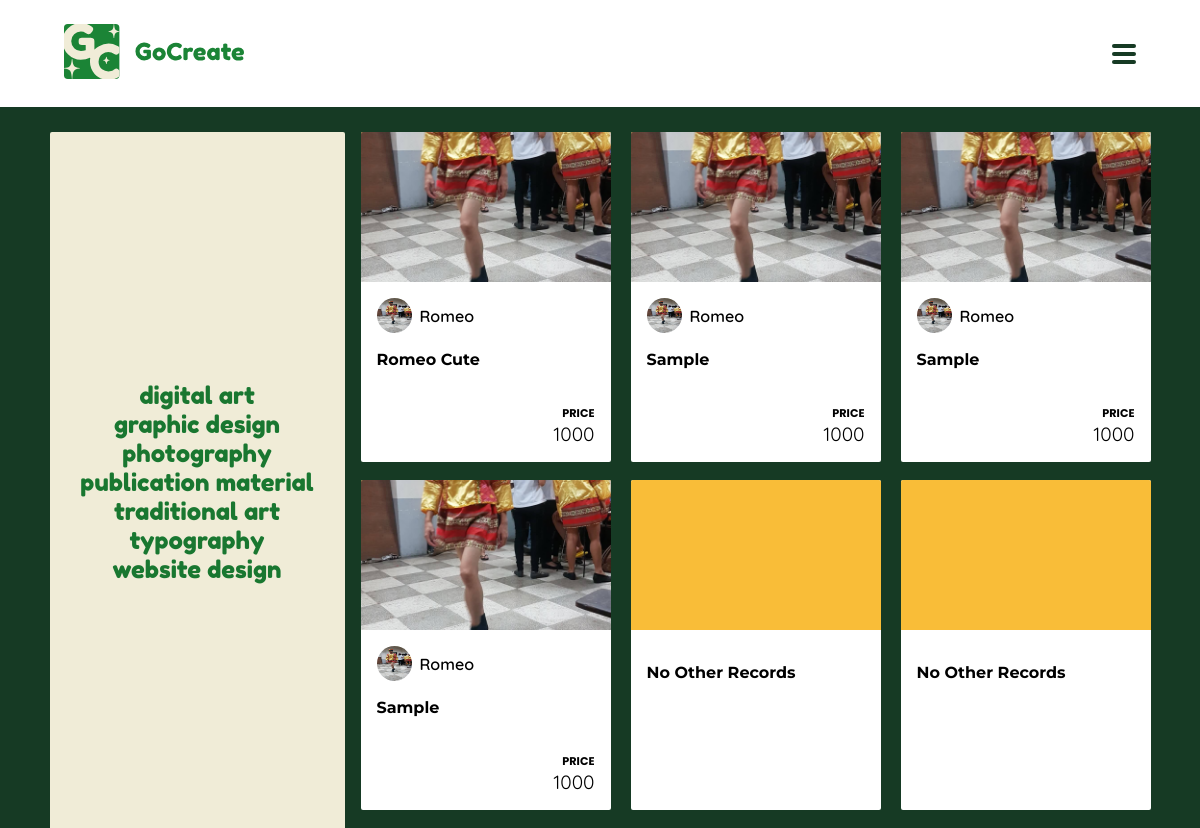
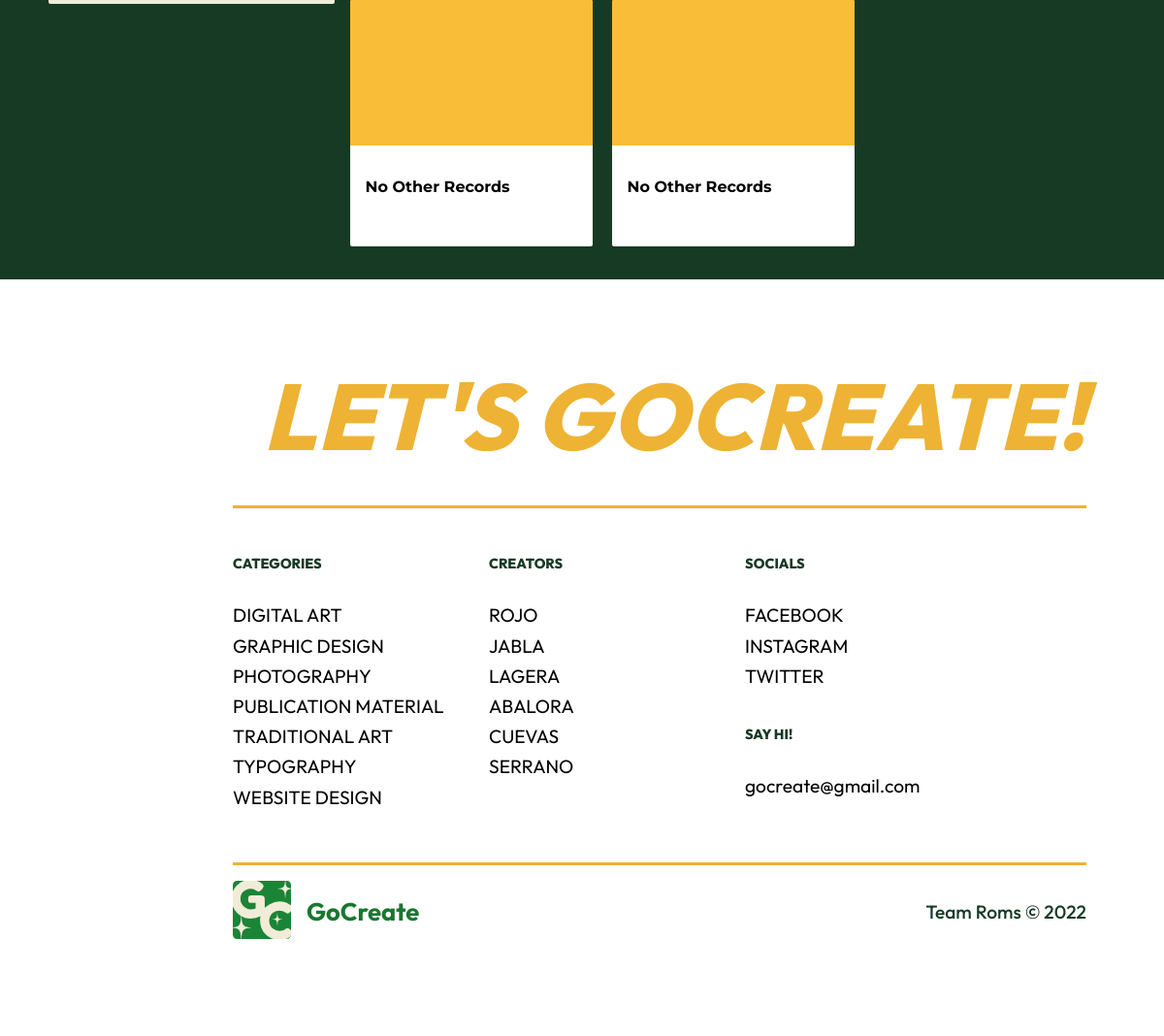
Page /categories/photography (signed in) on the committed database (2 pictures, top to bottom).
### tables this page shows
CREATE TABLE `service` (
  `serviceId` int(11) NOT NULL,
  `userId` varchar(255) NOT NULL,
  `serviceImage` varchar(255) NOT NULL,
  `serviceTitle` varchar(255) NOT NULL,
  `serviceDescrp` varchar(255) NOT NULL,
  `serviceCategory` varchar(255) NOT NULL,
  `servicePrice` varchar(255) NOT NULL,
  `serviceMOD` varchar(255) NOT NULL,
  `serviceTimeFrame` varchar(255) NOT NULL
);

### application/controllers/categories.php (called while the page is built, shortened)
<?php
class Categories extends CI_Controller {
	public function photography($id=null){
		$this->load->model('projectModel');
		$result=$this->projectModel->getProject($id, null, 'Photography');
		for($i=0; $i<count($result); $i++){
			$user=$this->usersModel->getUser($result[$i]['userId']);
			$result[$i]['seller']=$user[0]['usersName'];
			$result[$i]['sellerpic']=$user[0]['profilepic'];
			$result[$i]['selleruid']=$user[0]['usersUid'];
		}
		$output['project']=$result;
		$this->load->view('artscategory/photography', $output);
	}
}

### index.php (called while the page is built, shortened)
<?php
require_once BASEPATH.'core/CodeIgniter.php';

### application/models/project_model.php (called while the page is built, shortened)
<?php
class Project_model extends CI_Model {
	private $table = "service";
    public function getProject($id=null, $user=null, $category=null){
        if(isset($category) && $category != null){
			$this->db->where('serviceCategory', $category);
		}
		$query = $this->db->get($this->table);
		return $query->result_array();
    }
}

### application/views/artscategory/photography.php (the view, shortened to what this page needs)
<!DOCTYPE html>
<html lang="en">
<head>
    <link href='https://cdn.jsdelivr.net/npm/boxicons@2.0.5/css/boxicons.min.css' rel='stylesheet'>
    <link rel="stylesheet" href="https://cdnjs.cloudflare.com/ajax/libs/font-awesome/4.7.0/css/font-awesome.min.css">
    <link rel="stylesheet" href="<?php echo base_url('assets/css/nav-styles.css') ?>">
    <link rel="stylesheet" href="<?php echo base_url('assets/css/footer-styles.css') ?>">
    <link rel="stylesheet" href="<?php echo base_url('assets/css/browse-categories.css') ?>">
</head>
<body>
    <div class="big-wrapper light">
        <header>
            <div class="nav-container">
                <div class="logo">
                    <a href="<?php echo base_url()."users/userSort"?>"><img src="<?php echo base_url('assets/img/buyer-logo.svg')?>" class="header-logo"></a>
                </div>
                <div class="hamburger-menu">
                    <div class="bar"></div>
                </div>
            </div>
        </header>
    </div>
    <section class="category">
        <div class="categ-container">
            <div class="side-area">
                <div class="side-content">
                    <ul class="list">
                        <li><a href="<?php echo base_url() . "categories/digitalarts" ?>">Digital Art</a></li>
                        <li><a href="<?php echo base_url() . "categories/graphicdes" ?>">Graphic Design</a></li>
                        <li><a href="<?php echo base_url() . "categories/photography" ?>">Photography</a></li>
                        <li><a href="<?php echo base_url() . "categories/pubmats" ?>">Publication Material</a></li>
                        <li><a href="<?php echo base_url() . "categories/tradsarts" ?>">Traditional Art</a></li>
                        <li><a href="<?php echo base_url() . "categories/typography" ?>">Typography</a></li>
                        <li><a href="<?php echo base_url() . "categories/webdes" ?>">Website Design</a></li>
                    </ul>
                </div>
            </div>
            <section class="category-gallery">
                <div class="card-container">
                    <?php if (empty($project) != 0) { ?>
                        <p><?php echo "No Records Found" ?></p>
                    <?php } else { ?>
                        <?php for ($i = 0; $i < 8; $i++) { ?>
                            <?php if (isset($project[$i]['serviceImage'])) { ?>
                                <div class="card">
                                    <div class="slide-img">
                                        <img src="<?php echo $project[$i]['serviceImage'] ?>" alt="">
                                    </div>
                                    <div class="detail-box">
                                        <div class="detail-box-container">
                                            <div class="seller-details">
                                                <img src="<?= $project[$i]['sellerpic'] ?>" alt="profile">
                                                <a href="browse-seller.html"><?= $project[$i]['seller'] ?></a>
                                            </div>
                                            <div class="service-details">
                                                <a href="browse-service.html"><?= $project[$i]['serviceDescrp'] ?></a>
                                            </div>
                                            <div class="price-details">
                                                <h2>PRICE</h2>
                                                <p><?= $project[$i]['servicePrice'] ?></p>
                                            </div>
                                        </div>
                                    </div>
                                </div>
                            <?php } else { ?>
                                <div class="card">
                                    <div class="slide-img">
                                    </div>
                                    <div class="detail-box">
                                        <div class="detail-box-container">
                                            <div class="service-details">
                                                <a href="browse-service.html">No Other Records</a>
                                            </div>
                                        </div>
                                    </div>
                                </div>
                            <?php } ?>
                        <?php } ?>
                    <?php } ?>
                </div>
            </section>
        </div>
    </section>
    <footer class="footer-section">
        <div class="footer-container">
            <h1>Let's GoCreate!</h1>
            <span class="footer-divider"></span>
            <div class="footer">
                <div class="footer-row">
                    <div class="footer-column">
                        <h3>Categories</h3>
                        <ul>
                            <li><a href="category-digital-art.html" class="underline">Digital Art</a></li>
                            <li><a href="category-graphic-design.html" class="underline">Graphic Design</a></li>
                            <li><a href="category-photography.html" class="underline">Photography</a></li>
                            <li><a href="category-publication-material.html" class="underline">Publication Material</a></li>
                            <li><a href="category-traditional-art.html" class="underline">Traditional Art</a></li>
                            <li><a href="category-typography.html" class="underline">Typography</a></li>
                            <li><a href="category-website-design.html" class="underline">Website Design</a></li>
                        </ul>
                    </div>
                    <div class="footer-column">
                        <h3>Creators</h3>
                        <ul>
                            <li><button class="underline" id="creator-roms">Rojo</button></li>
                            <li><button class="underline" id="creator-dylan">Jabla</button></li>
                            <li><button class="underline" id="creator-errol">Lagera</button></li>
                            <li><button class="underline" id="creator-aba">Abalora</button></li>
                            <li><button class="underline" id="creator-ros">Cuevas</button></li>
                            <li><button class="underline" id="creator-saey">Serrano</button></li>
                        </ul>
                    </div>
                    <div class="footer-column">
                        <h3>Socials</h3>
                        <ul>
                            <li><a href="#" class="underline">Facebook</a></li>
                            <li><a href="#" class="underline">Instagram</a></li>
                            <li><a href="#" class="underline">Twitter</a></li>
                        </ul>
                        <div class="say-hi">
                            <h3>Say Hi!</h3>
                            <div class="e-mail">
                                <h2 class="underline" id="copy-email">gocreate@gmail.com</h2>
                            </div>
                        </div>
                    </div>
                </div>
            </div>
            <span class="footer-divider"></span>
            <div class="footer-rights-container">
                <div class="footer-logo">
                    <a href="#">
                        <img src="<?php echo base_url('assets/img/logo.svg') ?>">
                    </a>
                    <h3>GoCreate</h3>
                </div>
                <div class="footer-rights">
                    <p>Team Roms &copy; 2022</p>
                </div>
            </div>
        </div>
    </footer>
</body>
</html>

### assets/css/nav-styles.css (style rules this page uses)
*, *::before, *::after { padding: 0; margin: 0; box-sizing: border-box; }
body { background-color: #f1f1f1; font-family: 'Quicksand', sans-serif; }
img { width: 180px; }
a { text-decoration: none; }
.big-wrapper { position: relative; padding: 1.5rem 1rem; width: 100%; min-height: 10vh; overflow: hidden; background-color: #FFFFFF; }
.nav-container { position: relative; width: 100%; margin: 0 auto; padding: 0 3rem; z-index: 10; }
header { position: relative; z-index: 70; }
header .nav-container { display: flex; justify-content: space-between; align-items: center; }
.hamburger-menu { position: relative; z-index: 99; width: 1.5rem; height: 2rem; display: flex; align-items: center; justify-content: center; cursor: pointer; display: none; }
.hamburger-menu .bar { position: relative; width: 100%; height: 4px; background-color: #163A24; border-radius: 3px; transition: 0.5s; }
.bar::before, .bar::after { content: ""; position: absolute; width: 100%; height: 100%; background-color: #163A24; border-radius: 3px; transition: 0.5s; }
.bar::before { transform: translateY(-8px); }
.bar::after { transform: translateY(8px); }
.hamburger-menu { display: flex; }

### assets/css/footer-styles.css (style rules this page uses)
* { margin: 0; padding: 0; box-sizing: border-box; }
footer { background-color: #ffffff; }
ul { list-style: none; }
button { outline: none; background: none; border: none; }
a { text-decoration: none; }
.footer-container { padding: 5rem 5rem 5rem 15rem; }
.footer-container h1 { font-family: 'Outfit', serif; font-weight: 800; font-style: italic; text-transform: uppercase; font-size: 6rem; letter-spacing: 1px; color: #eeb334; margin-bottom: 2rem; text-align: end; user-select: none; }
.footer-divider { width: 100%; height: 3px; background-color: #eeb334; display: flex; }
.footer { margin: 3rem 0; }
.footer-logo img { width: 60px; }
.footer-row { display: flex; flex-wrap: wrap-reverse; }
.footer-column { width: 30%; }
.footer-column h3 { font-family: 'Outfit', sans-serif; font-size: 0.9rem; text-transform: uppercase; font-weight: 800; margin-bottom: 2rem; color: #163A24; }
.footer-column ul li { margin-bottom: 0.2rem; }
.footer-column ul li button { font-family: 'Outfit', sans-serif; font-size: 1.2rem; text-transform: uppercase; color: #000000; transition: 1s; font-weight: 400; cursor: pointer; }
.footer-column ul li a { font-family: 'Outfit', sans-serif; font-size: 1.2rem; text-transform: uppercase; color: #000000; transition: 1s; font-weight: 400; }
.underline { display: inline-block; padding-bottom: 0.25rem; position: relative; }
.underline::before { content: ""; position: absolute; left: 0; bottom: 0; width: 0; height: 2px; background-color: #eeb334; transition: width 0.25s ease-out; }
.say-hi { padding-top: 2rem; }
.footer-rights-container { margin: 1rem 0; display: flex; justify-content: space-between; align-items: center; }
.footer-logo { display: flex; justify-content: center; align-items: center; column-gap: 1rem; }
.footer-logo h3 { font-family: 'Outfit', sans-serif; font-size: 1.6rem; color: #197730; user-select: none; }
.footer-rights p { font-family: 'Outfit', sans-serif; font-size: 1.2rem; font-weight: 500; color: #163A24; }
.e-mail { position: relative; }
.e-mail h2 { cursor: pointer; font-family: 'Outfit', sans-serif; font-size: 1.2rem; font-weight: 400; color: #000000; transition: 1s; }

### rows in the picture
service: serviceImage (picture), seller "Romeo", serviceDescrp "Romeo Cute", servicePrice "1000"
service: serviceImage (picture), seller "Romeo", serviceDescrp "Sample", servicePrice "1000"
service: serviceImage (picture), seller "Romeo", serviceDescrp "Sample", servicePrice "1000"
service: serviceImage (picture), seller "Romeo", serviceDescrp "Sample", servicePrice "1000"
